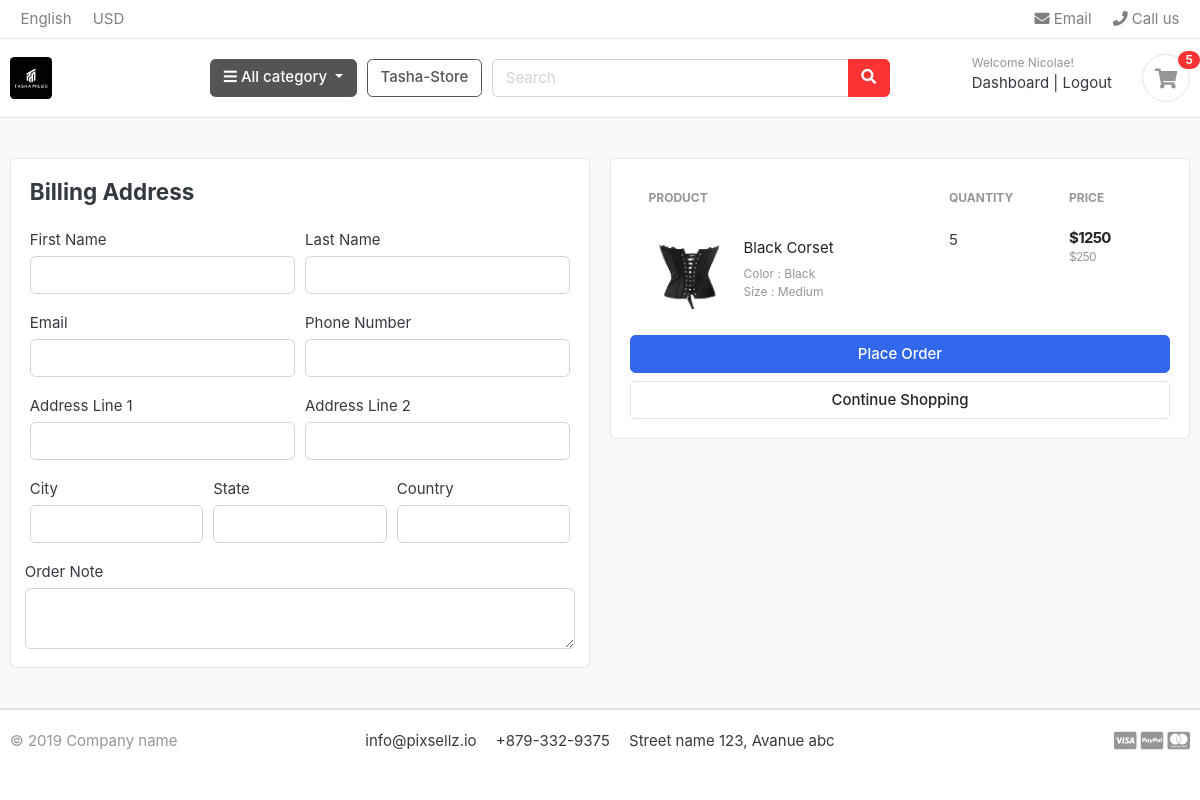
/cart/checkout/ (signed in), run on an earlier commit of the app's database.
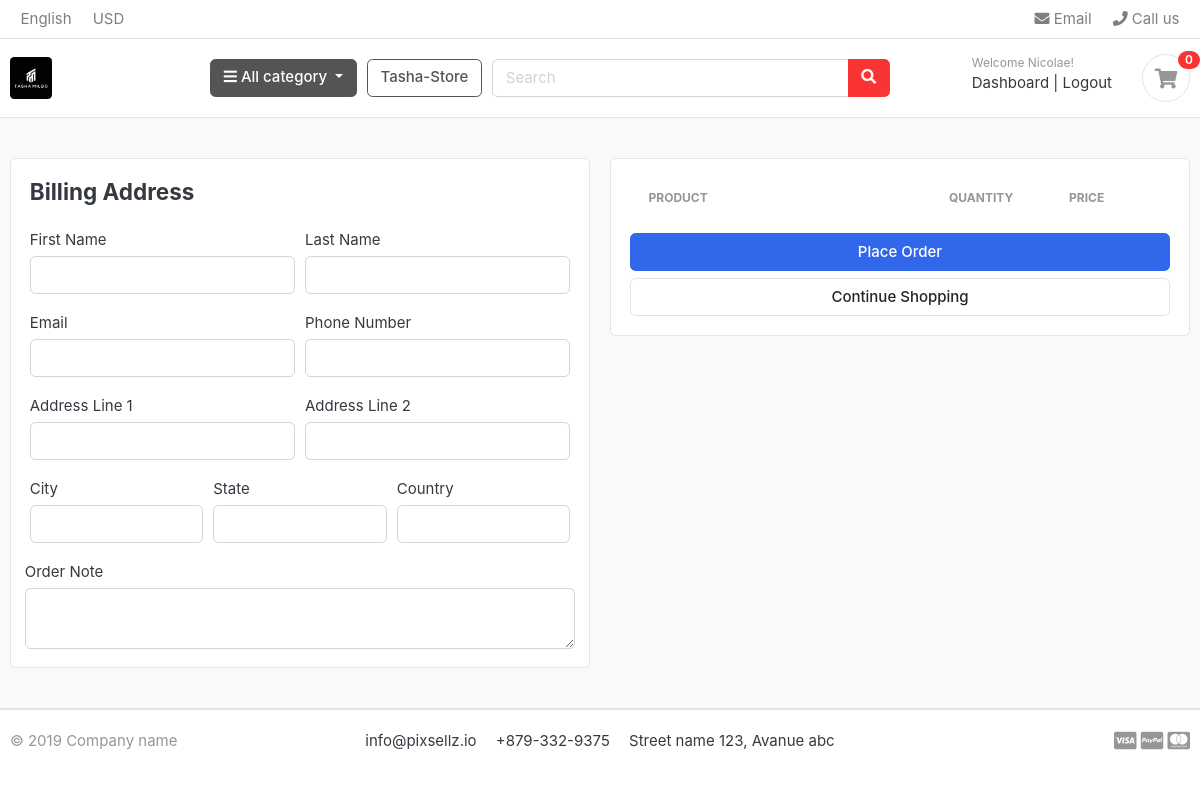
And on a later commit of the database.
### carts/models.py (models this page shows, shortened)
class CartItem(models.Model):
    user = models.ForeignKey(Account, on_delete=models.CASCADE, null=True)
    product = models.ForeignKey(Product, on_delete=models.CASCADE)
    variations = models.ManyToManyField(Variation, blank=True)
    cart = models.ForeignKey(Cart, on_delete=models.CASCADE, null=True)
    quantity = models.IntegerField()
    is_active = models.BooleanField(default=True)
    def sub_total(self):
        return self.product.price * self.quantity

### store/models.py (models this page shows, shortened)
class Product(models.Model):
    product_name = models.CharField(max_length=200, unique=True)
    slug         = models.SlugField(max_length=200, unique=True)
    description  = models.TextField(max_length=500, blank=True)
    price        = models.IntegerField()
    images       = models.ImageField(upload_to='photos/products')
    stock        = models.IntegerField()
    is_available = models.BooleanField(default=True)
    category     = models.ForeignKey(Category, on_delete=models.CASCADE)
    created_date  = models.DateTimeField(auto_now_add=True)
    modified_date= models.DateTimeField(auto_now=True)
    def get_url(self):
        return reverse('product_detail', args=[self.category.slug, self.slug])

class Variation(models.Model):
    product = models.ForeignKey(Product, on_delete=models.CASCADE)
    variation_category = models.CharField(max_length=100, choices=variation_category_choice)
    variation_value = models.CharField(max_length=100)
    is_active = models.BooleanField(default=True)
    create_date = models.DateTimeField(auto_now=True)
    objects = VariationManager()

### carts/views.py (the view)
# urls.py: path('checkout/', views.checkout, name="checkout"),
@login_required(login_url='login')
def checkout(request, total=0, quantity=0, cart_items=None):
    try:
        tax = 0
        grand_total = 0
        if request.user.is_authenticated:
            cart_items = CartItem.objects.filter(user=request.user, is_active=True)
        else:
            cart = Cart.objects.get(cart_id=_cart_id(request))
            cart_items = CartItem.objects.filter(cart=cart, is_active=True)
        for cart_item in cart_items:
            total += (cart_item.product.price * cart_item.quantity)
            quantity += cart_item.quantity
        tax = (2 * total)/100
        grand_total = total +tax
    except ObjectDoesNotExist:
        pass
    context = {
      'total': total,
      'quantity': quantity,
      'cart_items': cart_items,
      'tax': tax,
      'grand_total': grand_total,
    }
    return render(request, 'store/checkout.html', context)

### carts/context_processors.py (called while the page is built)
def counter(request):
    cart_count = 0
    if 'admin' in request.path:
        return()
    else:
        try:
            cart = Cart.objects.filter(cart_id=_cart_id(request))
            if request.user.is_authenticated:
                cart_items = CartItem.objects.all().filter(user=request.user)
            else:
                cart_items = CartItem.objects.all().filter(cart=cart[:1])
            for cart_item in cart_items:
                cart_count += cart_item.quantity
        except Cart.DoesNotExist:
            cart_count = 0
    return dict(cart_count=cart_count)

### carts/views.py (called while the page is built)
def _cart_id(request):
    cart = request.session.session_key
    if not cart:
        cart = request.session.create()
    return cart

### category/context_processors.py (called while the page is built)
def menu_links(request):
    links = Category.objects.all()
    return dict(links=links)

### category/models.py (called while the page is built)
    def get_url(self):
            return reverse('products_by_category', args=[self.slug])

### templates/store/checkout.html (shortened to what this page needs)
{% extends 'base.html' %}
{% load static %}
{% block content %}
<section class="section-content padding-y bg">
<div class="container">
<div class="row">
	<aside class="col-lg-6">
<div class="card">
<div class="card-body">
  <h4 class="card-title mb-4">Billing Address</h4>
  <form action="" method="POST">
    <div class="form-row">
      <div class="col form-group">
        <label for="">First Name</label>
        <input type="text" name="first_name" class="form-control" required>
      </div>
      <div class="col form-group">
        <label for="">Last Name</label>
        <input type="text" name="last_name" class="form-control" required>
      </div>
    </div>
    <div class="form-row">
      <div class="col form-group">
        <label for="">Email</label>
        <input type="email" name="email" class="form-control" required>
      </div>
      <div class="col form-group">
        <label for="">Phone Number</label>
        <input type="text" name="phone" class="form-control" required>
      </div>
    </div>
    <div class="form-row">
      <div class="col form-group">
        <label for="">Address Line 1</label>
        <input type="text" name="address_line_1" class="form-control" required>
      </div>
      <div class="col form-group">
        <label for="">Address Line 2</label>
        <input type="text" name="address_line_2" class="form-control">
      </div>
    </div>
    <div class="form-row">
      <div class="col form-group">
        <label for="">City</label>
        <input type="text" name="city" class="form-control" required>
      </div>
      <div class="col form-group">
        <label for="">State</label>
        <input type="text" name="state" class="form-control" required>
      </div>
      <div class="col form-group">
        <label for="">Country</label>
        <input type="text" name="country" class="form-control" required>
      </div>
      </div>
      <div class="form-row">
        <label for="">Order Note</label>
        <textarea name="order_note" rows="2" class="form-control"></textarea>
      </div>
</div>
</div>
	</aside>
	<aside class="col-lg-6">
		<div class="card">
		<div class="card-body">
      <table class="table table-borderless table-shopping-cart">
      <thead class="text-muted">
      <tr class="small text-uppercase">
        <th scope="col">Product</th>
        <th scope="col" width="120">Quantity</th>
        <th scope="col" width="120">Price</th>
      </tr>
      </thead>
      <tbody>
      {% for cart_item in cart_items %}
      <tr>
      	<td>
      		<figure class="itemside align-items-center">
      			<div class="aside"><img src="{{ cart_item.product.images.url }}" class="img-sm"></div>
      			<figcaption class="info">
      				<a href="{{ cart_item.product.get_url }}" class="title text-dark">{{cart_item.product.product_name}}</a>
      				<p class="text-muted small">
      					{% if cart_item.variations.all %}
      					 {% for item in cart_item.variations.all %}
      					   {{ item.variation_category | capfirst }} : {{item.variation_value | capfirst }} <br>
      						{% endfor %}
      					{% endif %}
      				</p>
      			</figcaption>
      		</figure>
      	</td>
      	<td>
          <label for="">{{cart_item.quantity}}</label>
      	</td>
      	<td>
      		<div class="price-wrap">
      			<var class="price">${{cart_item.sub_total}}</var>
      			<small class="text-muted">${{cart_item.product.price}}</small>
      		</div>
      	</td>
      </tr>
      {% endfor %}
      </tbody>
      </table>
      <button type="submit" name="submit" class="btn btn-primary btn-block">Place Order</button>
			<a href="{% url 'store' %}" class="btn btn-light btn-block">Continue Shopping</a>
		</div>
		</div>
</aside>
</div>
</div>
</section>
{% endblock %}

### templates/includes/navbar.html (shortened to what this page needs)
{% load static %}
<header class="section-header">
<nav class="navbar p-md-0 navbar-expand-sm navbar-light border-bottom">
<div class="container">
  <div class="collapse navbar-collapse" id="navbarTop4">
    <ul class="navbar-nav mr-auto">
      <li class="nav-item dropdown">
      <a href="#" class="nav-link">   English </a>
    </li>
    <li class="nav-item dropdown">
      <a href="#" class="nav-link"> USD </a>
    </li>
    </ul>
    <ul class="navbar-nav">
    <li><a href="#" class="nav-link"> <i class="fa fa-envelope"></i> Email </a></li>
    <li><a href="#" class="nav-link"> <i class="fa fa-phone"></i> Call us </a></li>
  </ul>
  </div>
</div>
</nav>
<section class="header-main border-bottom">
  <div class="container">
<div class="row align-items-center">
  <div class="col-lg-2 col-md-3 col-6">
    <a href="{% url 'home'%}" class="brand-wrap">
      <img class="logo" src="{% static './images/tasha_logo.jpg'%}" style="border-radius: 10%;">
    </a>
  </div>
  <div class="col-lg col-sm col-md col-6 flex-grow-0">
    <div class="category-wrap dropdown d-inline-block float-right">
      <button type="button" class="btn btn-secondary dropdown-toggle" data-toggle="dropdown">
        <i class="fa fa-bars"></i> All category
      </button>
    </div>
  </div>
  <a href="{% url 'store' %}" class="btn btn-outline-secondary">Tasha-Store</a>
  <div class="col-lg  col-md-6 col-sm-12 col">
    <form action="{% url 'search' %}" class="search" method='GET'>
      <div class="input-group w-100">
          <input type="text" class="form-control" style="width:60%;" placeholder="Search" name="keyword">
          <div class="input-group-append">
            <button class="btn btn-danger" type="submit">
              <i class="fa fa-search"></i>
            </button>
          </div>
        </div>
    </form>
  </div>
  <div class="col-lg-3 col-sm-6 col-8 order-2 order-lg-3">
        <div class="d-flex justify-content-end mb-3 mb-lg-0">
          {% if user.id is None %}
          <div class="widget-header">
            <small class="title text-muted">Welcome guest!</small>
            <div>
              <a href="{% url 'login' %}">Sign in</a> <span class="dark-transp"> | </span>
              <a href="{% url 'register' %}"> Register</a>
            </div>
          </div>
          {% else %}
          <div class="widget-header">
            <small class="title text-muted">Welcome {{user.first_name}}!</small>
            <div>
              <a href="{% url 'dashboard'%}">Dashboard</a> <span class="dark-transp"> | </span>
              <a href="{% url 'logout'%}">Logout</a>
            </div>
          </div>
          {% endif%}
          <a href="{% url 'cart' %}" class="widget-header pl-3 ml-3">
            <div class="icon icon-sm rounded-circle border"><i class="fa fa-shopping-cart"></i></div>
            <span class="badge badge-pill badge-danger notify">{{cart_count}}</span>
          </a>
        </div>
      </div>
</div>
  </div>
</section>
</header>

What changed in the data, as far as the page shows it:
removed CartItem: product.images (picture), product.product_name "Black Corset", quantity "5", sub_total "1250", product.price "250"
no longer on this page (row unchanged): Variation: variation_category "Color", variation_value "Black"
no longer on this page (row unchanged): Variation: variation_category "Size", variation_value "Medium"
Also different on the page:
{{ cart_count }}: "5" → "0"
